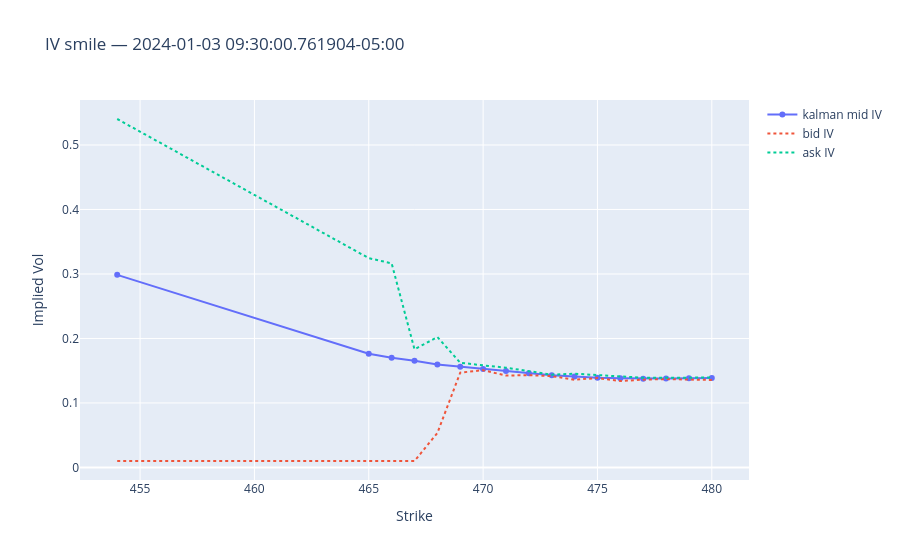

Notebook code for this chart:
### Code cell
# Snapshot: pick a moment in time and plot the IV smile across strikes.
# join_asof gives the last known IV for each strike at that timestamp.
# snapshot_ts = df_iv_surface_wide["ts_ns"].median()  # mid-day snapshot

snapshot_ts = df_iv_surface_wide.filter(
    pl.all_horizontal(pl.all().is_not_null()) & pl.all_horizontal(cs.float().is_not_nan())
)["ts_ns"][100]


row = df_iv_surface_wide.filter(pl.col("ts_ns") <= snapshot_ts).tail(1)
strikes_in_surface = sorted(df_iv_surface_long["strike"].unique().to_list())

mid_ivs = [row[f"kalman_iv_{int(k)}"][0] for k in strikes_in_surface]
bid_ivs = [row[f"bid_iv_{int(k)}"][0] for k in strikes_in_surface]
ask_ivs = [row[f"ask_iv_{int(k)}"][0] for k in strikes_in_surface]

import plotly.graph_objects as go

fig = go.Figure()
fig.add_trace(
    go.Scatter(x=strikes_in_surface, y=mid_ivs, mode="lines+markers", name="kalman mid IV")
)
fig.add_trace(
    go.Scatter(x=strikes_in_surface, y=bid_ivs, mode="lines", name="bid IV", line=dict(dash="dot"))
)
fig.add_trace(
    go.Scatter(x=strikes_in_surface, y=ask_ivs, mode="lines", name="ask IV", line=dict(dash="dot"))
)
fig.update_layout(
    title=f"IV smile — {snapshot_ts}", xaxis_title="Strike", yaxis_title="Implied Vol"
)
fig.show()

### Figure 1 — Plotly figure (JSON) as saved in the notebook; plotly's stock layout.template omitted (floating-point values rounded to 4 significant figures)
{"data": [{"mode": "lines+markers", "name": "kalman mid IV", "type": "scatter", "x": [454, 465, 466, 467, 468, 469, 470, 471, 472, 473, 474, 475, 476, 477, 478, 479, 480], "y": [0.2986, 0.1763, 0.1699, 0.1655, 0.1595, 0.1562, 0.1526, 0.1497, 0.146, 0.1428, 0.1411, 0.1391, 0.1383, 0.1374, 0.1377, 0.1383, 0.1385]}, {"line": {"dash": "dot"}, "mode": "lines", "name": "bid IV", "type": "scatter", "x": [454, 465, 466, 467, 468, 469, 470, 471, 472, 473, 474, 475, 476, 477, 478, 479, 480], "y": [0.01, 0.01, 0.01, 0.01, 0.05345, 0.1471, 0.1508, 0.1425, 0.143, 0.1416, 0.136, 0.1387, 0.1339, 0.1361, 0.137, 0.1365, 0.1356]}, {"line": {"dash": "dot"}, "mode": "lines", "name": "ask IV", "type": "scatter", "x": [454, 465, 466, 467, 468, 469, 470, 471, 472, 473, 474, 475, 476, 477, 478, 479, 480], "y": [0.5403, 0.3245, 0.3165, 0.1832, 0.2021, 0.1625, 0.1583, 0.1547, 0.1493, 0.1438, 0.1453, 0.1435, 0.1412, 0.1391, 0.1389, 0.1391, 0.1395]}], "layout": {"title": {"text": "IV smile — 2024-01-03 09:30:00.761904-05:00"}, "xaxis": {"title": {"text": "Strike"}}, "yaxis": {"title": {"text": "Implied Vol"}}}}
